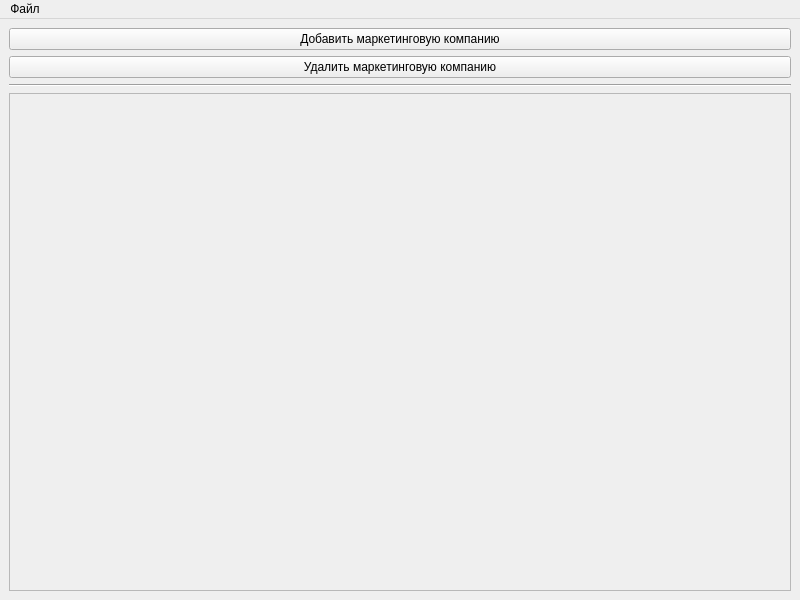
<?xml version="1.0" encoding="UTF-8"?>
<ui version="4.0">
 <class>MainWindow</class>
 <widget class="QMainWindow" name="MainWindow">
  <property name="geometry">
   <rect>
    <x>0</x>
    <y>0</y>
    <width>800</width>
    <height>600</height>
   </rect>
  </property>
  <property name="minimumSize">
   <size>
    <width>800</width>
    <height>600</height>
   </size>
  </property>
  <property name="maximumSize">
   <size>
    <width>2560</width>
    <height>1440</height>
   </size>
  </property>
  <property name="windowTitle">
   <string>MainWindow</string>
  </property>
  <property name="styleSheet">
   <string notr="true"/>
  </property>
  <widget class="QWidget" name="centralwidget">
   <layout class="QVBoxLayout" name="verticalLayout">
    <item>
     <widget class="QPushButton" name="pushButton">
      <property name="text">
       <string>Добавить маркетинговую компанию</string>
      </property>
     </widget>
    </item>
    <item>
     <widget class="QPushButton" name="pushButton_2">
      <property name="text">
       <string>Удалить маркетинговую компанию</string>
      </property>
     </widget>
    </item>
    <item>
     <widget class="Line" name="line">
      <property name="orientation">
       <enum>Qt::Horizontal</enum>
      </property>
     </widget>
    </item>
    <item>
     <widget class="QScrollArea" name="scrollArea">
      <property name="widgetResizable">
       <bool>true</bool>
      </property>
      <widget class="QWidget" name="scrollAreaWidgetContents">
       <property name="geometry">
        <rect>
         <x>0</x>
         <y>0</y>
         <width>780</width>
         <height>489</height>
        </rect>
       </property>
       <layout class="QHBoxLayout" name="horizontalLayout">
        <item>
         <layout class="QFormLayout" name="formLayout">
          <item row="0" column="0" colspan="2">
           <spacer name="verticalSpacer">
            <property name="orientation">
             <enum>Qt::Vertical</enum>
            </property>
            <property name="sizeHint" stdset="0">
             <size>
              <width>20</width>
              <height>40</height>
             </size>
            </property>
           </spacer>
          </item>
         </layout>
        </item>
       </layout>
      </widget>
     </widget>
    </item>
   </layout>
  </widget>
  <widget class="QMenuBar" name="menubar">
   <property name="geometry">
    <rect>
     <x>0</x>
     <y>0</y>
     <width>800</width>
     <height>22</height>
    </rect>
   </property>
   <widget class="QMenu" name="menu">
    <property name="title">
     <string>Файл</string>
    </property>
   </widget>
   <addaction name="menu"/>
  </widget>
  <action name="action">
   <property name="text">
    <string>Сохранить</string>
   </property>
  </action>
  <action name="action_2">
   <property name="text">
    <string>Загрузить</string>
   </property>
  </action>
 </widget>
 <resources/>
 <connections/>
</ui>
